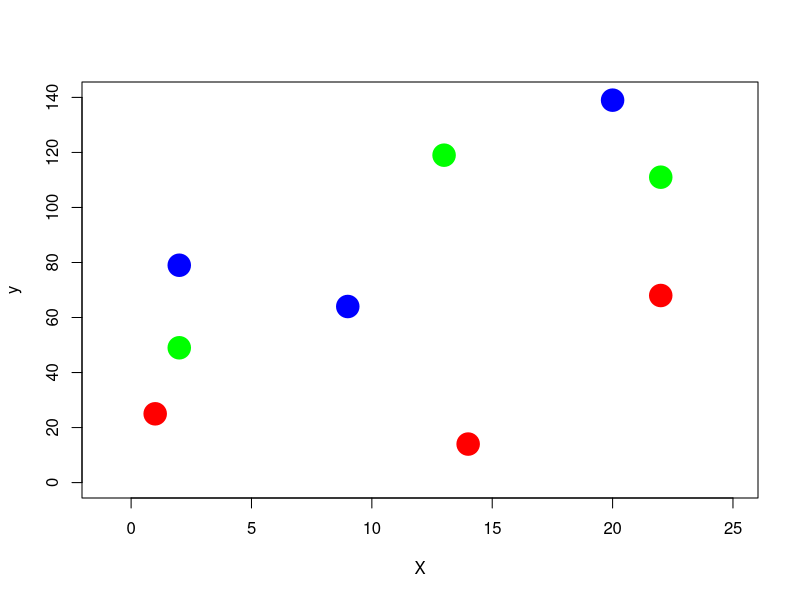
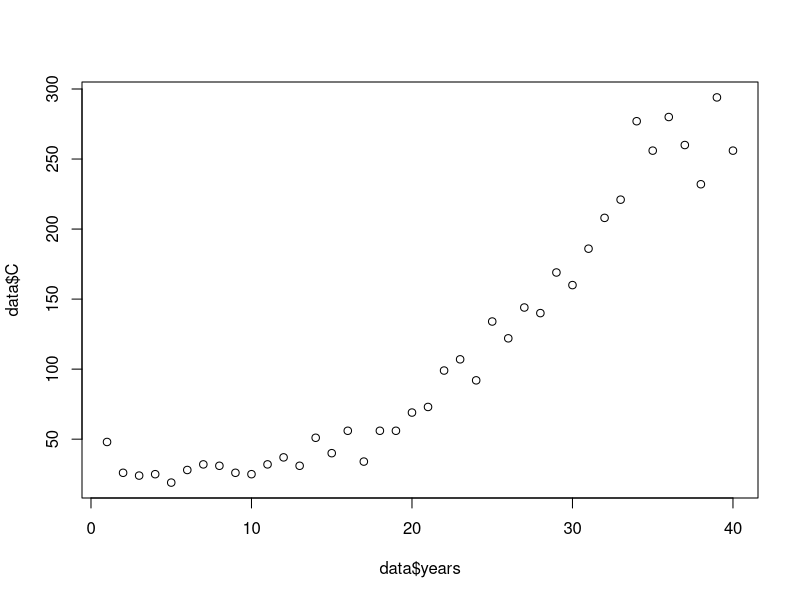

Reproduce these figures in R, in order.
# 1. Linear models and Poisson GLM in R and JAGS
## required data falcons.txt

y <- c(25, 14, 68, 79, 64, 139, 49, 119, 111)
A <- factor(c(1, 1, 1, 2, 2, 2, 3, 3, 3))
X <- c(1, 14, 22, 2, 9, 20, 2, 13, 22)
plot(X, y, col = c(rep("red", 3), rep("blue", 3), rep("green", 3)), xlim = c(-1, 25), ylim = c(0, 140), pch=19, cex=3)

LM1<-lm(y~A-1+X)
summary(LM1)

model.matrix(~A-1+X)
model.matrix(~A+X)

LM2<-lm(y~A+X)
summary(LM2)

SUM<-function(a=1,b=3) {
 c=a+b
 return(c)
}

SUM(5,2)

data.fn<-function(n=40, alpha=3.5576, beta1=-0.0912, beta2=0.0091, beta3= -0.00014 ) {
# n number of Years
# alpha, beta, beta2, beta3 
#  Generate sequence
years<-1:n

log.expected.count<-alpha + 
                  beta1*years +
                  beta2*years^2 + 
                  beta3*years^3
expected.count<-exp(log.expected.count)

C<-rpois(n=n, lambda=expected.count)
return(list(n=n, alpha=alpha, beta1=beta1, beta2=beta2, beta3=beta3, years=years, expected.count=expected.count, C=C))
}

                  
data<-data.fn()

data

plot(data$C~data$years)

GLM1<-glm(C~ years + 
            I(years^2)+
            I(years^3) , data= data, family=poisson)
summary(GLM1)            
            
# Specify model in JAGS language
getwd()
sink("GLM_Poisson.jags")
cat("
model {
# Priors
alpha ~ dunif(-20, 20)
beta1 ~ dunif(-10, 10)
beta2 ~ dunif(-10, 10)
beta3 ~ dunif(-10, 10)
# Likelihood
for (i in 1:n) {
    C[i]~ dpois(lambda[i]) # random part
    log(lambda[i])= log.lambda[i] # link function
    log.lambda[i] = alpha + 
               beta1*years[i]+ 
            beta2*pow(years[i],2)+
            beta3*pow(years[i],3) # linear predictor 

}
}", fill=TRUE)
sink()
            
            
            
            
            
            
            




